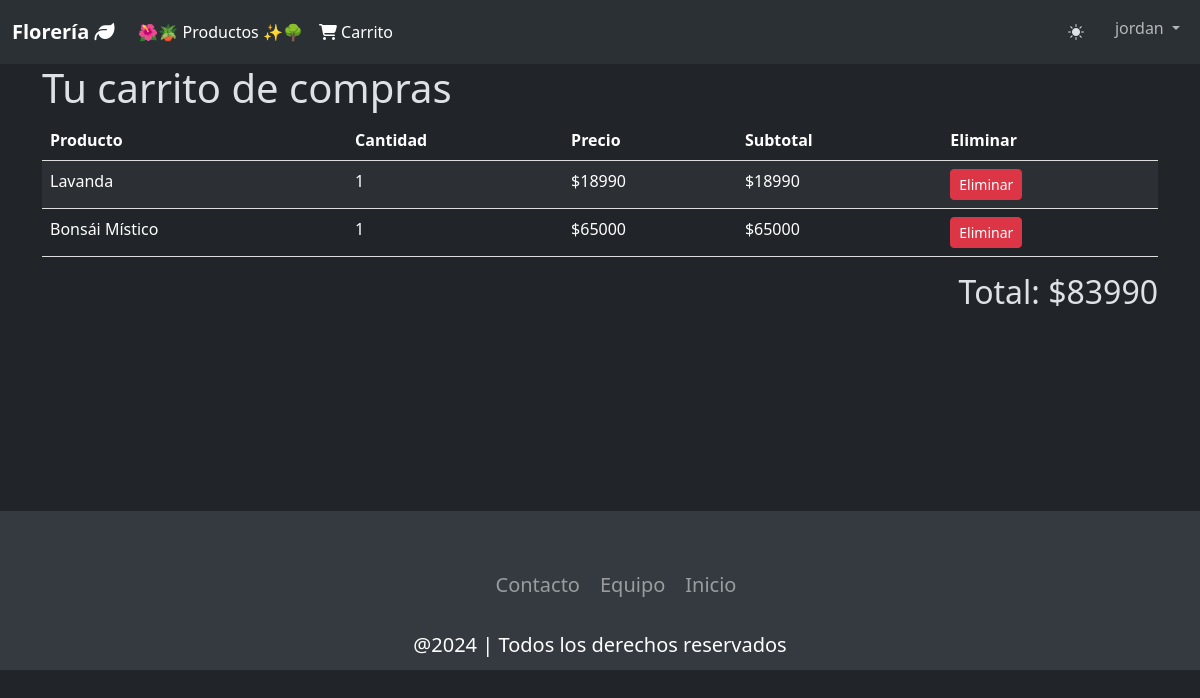
/tienda/ver_carrito/ (signed in), run on the app's committed database.
### tienda/models.py (models this page shows, shortened)
class CarritoItem(models.Model):
    user = models.ForeignKey(User, on_delete=models.CASCADE)
    producto = models.ForeignKey(Producto, on_delete=models.CASCADE)
    cantidad = models.IntegerField(default=1)
    def subtotal(self):
        return self.cantidad * self.producto.precio

class Producto(models.Model):
    id_producto = models.AutoField(primary_key=True)
    nombre      = models.CharField(max_length=100)
    descripcion = models.TextField(blank=True, null=True)
    precio      = models.IntegerField()
    stock       = models.IntegerField()
    categoria   = models.ForeignKey('Categoria', on_delete=models.CASCADE, default=1)
    imagen      = models.ImageField(upload_to='productos/', default='productos/default.webp')

### tienda/views.py (the view)
# urls.py: path('ver_carrito/', views.ver_carrito, name='ver_carrito'),
@login_required
def ver_carrito(request):
    items = CarritoItem.objects.filter(user=request.user)
    total = sum(item.subtotal() for item in items)
    return render(request, 'tienda/carrito.html', {'items': items, 'total': total})

### tienda/templates/tienda/carrito.html (shortened to what this page needs)
{% load static %}
<!DOCTYPE html>
<html lang="en">
<head>
  <link href="https://cdn.jsdelivr.net/npm/bootstrap@5.3.3/dist/css/bootstrap.min.css" rel="stylesheet"
>
  <link rel="stylesheet" href="https://cdn.jsdelivr.net/npm/bootstrap-icons@1.11.3/font/bootstrap-icons.min.css">
  <link rel="stylesheet" href="{% static 'tienda/css/estilos.css' %}">
</head>
<body data-bs-theme="dark">
  <div id="navegacion">
    <nav class="navbar navbar-expand-lg bg-body-tertiary" id="navbarPrincipal">
      <div class="container-fluid d-flex flex-row">
        <a class="navbar-brand" href="{% url 'inicio' %}">Florería <i class="fa-solid fa-leaf"></i></a>
        <div class="collapse navbar-collapse" id="navbarNavAltMarkup">
          <div class="navbar-nav">
            <a class="nav-link active" aria-current="page" href="{% url 'productos_comprar' %}" id="link-maceteros">🌺🪴 Productos ✨🌳</a>
            <a class="nav-link active" href="{% url 'ver_carrito' %}" id="link-carrito"><i class="fa-solid fa-cart-shopping"></i> Carrito</a>
        </div>
        <div class="navbar-nav ms-auto">
          <button type="button" class="btn btn-navbar" id="btn-tema"><i class="bi bi-brightness-high-fill" id="toggler-tema"></i></button>
          {% if user.is_authenticated %}
          <div class="dropdown">
            <a class = "nav-link dropdown-toggle" href = "#" role = "button" id = "dropdownMenuLink" data-bs-toggle = "dropdown" aria-expanded = "false">
              {{ user.username }}
            </a>
          </div>
          {% else %}
            <button type="button" class="btn btn-dark btn-navbar"><a class="text-formulario" href="{% url 'login' %}" id="link-iniciar-sesion">Iniciar sesión</a></button>
          {% endif %}
        </div>
      </div>
    </nav>
  </div>
  <div class="container-extend-lg" id="contenido">
    <div class="container">
      <h1>Tu carrito de compras</h1>
      {% if items %}
      <div class="table-responsive">
        <table class="table table-striped">
            <thead>
                <tr>
                    <th>Producto</th>
                    <th>Cantidad</th>
                    <th>Precio</th>
                    <th>Subtotal</th>
                    <th>Eliminar</th>
                </tr>
            </thead>
            <tbody>
                {% for item in items %}
                <tr>
                    <td>{{ item.producto.nombre }}</td>
                    <td>{{ item.cantidad }}</td>
                    <td>${{ item.producto.precio }}</td>
                    <td>${{ item.subtotal }}</td>
                    <td>
                        <form method="post" action="{% url 'eliminar_del_carrito' item.id %}" class="d-inline">
                            <button type="submit" class="btn btn-danger btn-sm">Eliminar</button>
                        </form>
                    </td>
                </tr>
                {% endfor %}
            </tbody>
        </table>
      </div>
    <div class="text-end">
        <h2>Total: ${{ total }}</h2>
    </div>
    {% else %}
    <div class="alert alert-info" role="alert">
        Tu carrito está vacío.
    </div>
      {% endif %}
    </div>
  </div>
  <div id="footer" style="margin-top: 200px;">
    <footer class="footer">
      <ul class="social-icon">
        <li class="icon-elem">
        </li>
        <li class="icon-elem">
        </li>
        <li class="icon-elem">
        </li>
      </ul>
      <ul class="menu">
        <li class="menu-elem">
          <a href="https://github.com/Lala-Banana/Prueba-2-Progra-Web" class="menu-icon">Contacto</a>
        </li>
        <li class="menu-elem">
          <a href="https://github.com/Lala-Banana/Prueba-2-Progra-Web" class="menu-icon">Equipo</a>
        </li>
        <li class="menu-elem">
          <a href="indice.html" class="menu-icon">Inicio</a>
        </li>
      </ul>
      <p class="text-footer">@2024 | Todos los derechos reservados</p>
    </footer>
  </div>
</body>
</html>

### tienda/static/tienda/css/estilos.css (style rules this page uses)
.navbar-brand { font-weight: bold; }
.btn-navbar { margin-right: 10px; margin-bottom: 5px; margin-top: 5px; }
.footer { position: relative; width: 100%; background: #343a40; min-height: 100px; display: flex; justify-content: center; align-items: center; flex-direction: column; }
.social-icon { display: flex; justify-content: center; align-items: center; position: relative; margin: 10px 5px; flex-wrap: wrap; }
.icon-elem { list-style: none; }
.menu { display: flex; justify-content: center; position: relative; align-items: center; margin: 10px 0; flex-wrap: wrap; }
.menu-elem { list-style: none; }
.menu-icon { color: white; font-size: 20px; display: inline-block; text-decoration: none; margin: 5px 10px; opacity: 0.5; transition: 0.3s; }
.text-footer { color: white; text-align: center; margin-top: 15px; margin-bottom: 10px; font-size: 20px; }
table { width: 100%; border-collapse: collapse; }
th, td { padding: 20px; border-bottom: 1px solid #ddd; }

### data on the page
CarritoItem: producto.nombre "Lavanda", cantidad "1", producto.precio "18990", subtotal "18990"
CarritoItem: producto.nombre "Bonsái Místico", cantidad "1", producto.precio "65000", subtotal "65000"

### other printed values
{{ user.username }} "jordan"
{{ total }} "83990"
